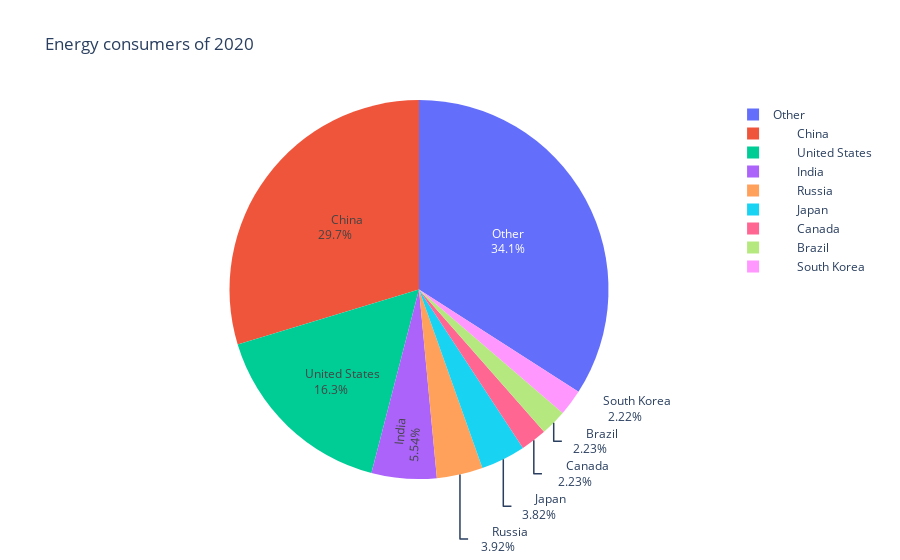

Notebook code cell kept with this figure:
### Code cell
# Pie chart for energy producers
country_electricity = electro_df.query("Features == 'net consumption'")[['Country', '2020']]
country_electricity.loc[country_electricity['2020'] < 500, 'Country'] = 'Other'
pie_fig = px.pie(country_electricity, labels='Country', values='2020', title='Energy consumers of 2020', names='Country')
pie_fig.update_traces(textinfo='percent+label')

### Figure 1 — Plotly figure (JSON) as saved in the notebook; plotly's stock layout.template omitted (floating-point values rounded to 4 significant figures; data arrays with more than 128 entries replaced by an {"elided": "..."} marker saying what was removed)
{"data": [{"domain": {"x": [0, 1], "y": [0, 1]}, "hovertemplate": "Country=%{label}<br>2020=%{value}<extra></extra>", "labels": {"elided": "230 str values"}, "legendgroup": "", "name": "", "showlegend": true, "textinfo": "percent+label", "type": "pie", "values": {"elided": "230 float values"}}], "layout": {"legend": {"tracegroupgap": 0}, "title": {"text": "Energy consumers of 2020"}}}
